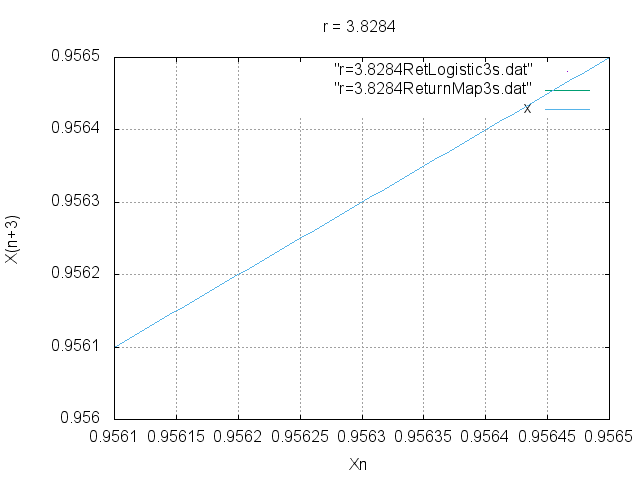

gnuplot code for this plot:
set grid
set title "r = 3.8284"
set xrange [0.9561:0.9565]
set yrange [0.956:0.9565]
set xlabel "Xn"
set ylabel "X(n+3)"
plot "r=3.8284RetLogistic3s.dat" with points pt 0.5 ps 0.2,"r=3.8284ReturnMap3s.dat" with lines,x with lines
pause 2
set terminal png
set output "r=3.8284ReturnMap3s.png"
replot
set terminal x11
